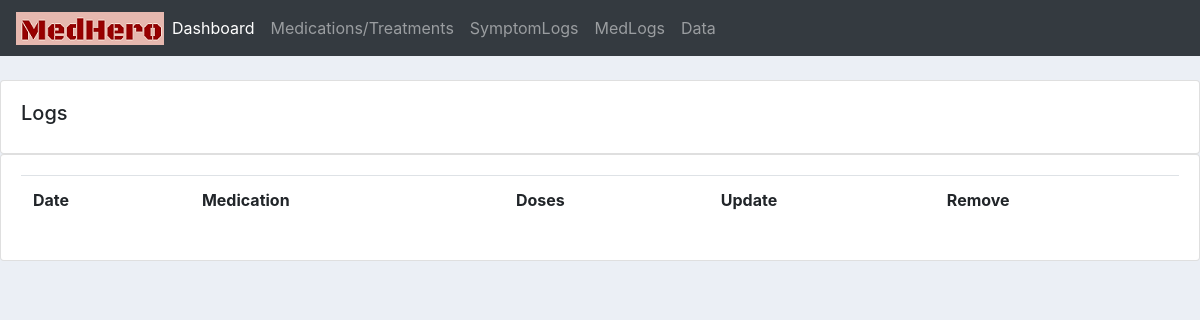
/medlogs/, run on an earlier commit of the app's database.
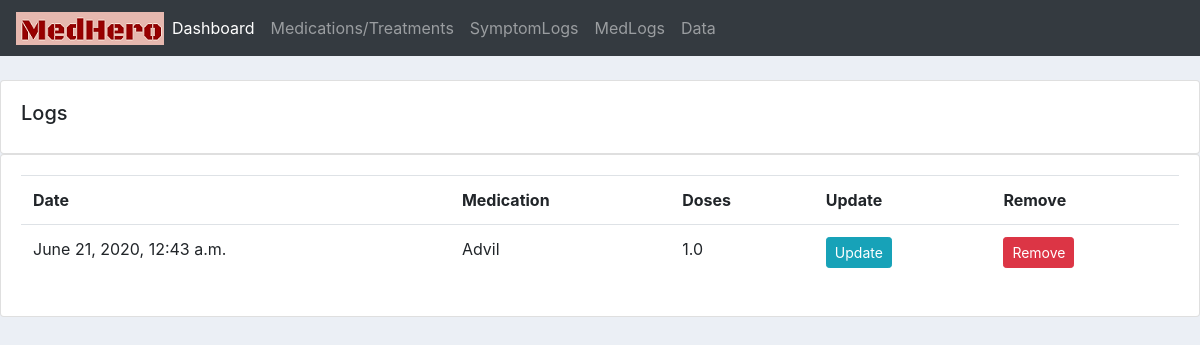
And on a later commit of the database.
### users/models.py (models this page shows, shortened)
class MedLog(models.Model):
    customer = models.ForeignKey(Customer, null = True, on_delete=models.SET_NULL)
    medication = models.ForeignKey(Medication, null = True, on_delete=models.SET_NULL)
    date_created = models.DateTimeField(auto_now_add=True, null=True)
    number_of_doses = models.FloatField(null=True)

class Medication(models.Model):
    name = models.CharField(max_length=200, null=True)
    treatment_for = models.CharField(max_length=200, null=True)
    side_effects = models.ManyToManyField(SideEffect)
    dosage = models.CharField(max_length=200, null=True)
    def __str__(self):
        return self.name

### users/views.py (the view)
# urls.py: path('medlogs/', views.medlogs, name="medlogs"),
def medlogs(request):
    logs = MedLog.objects.all() #change later
    return render(request, 'users/medlogs.html',{'logs':logs})

### users/templates/users/medlogs.html
{% extends 'users/main.html' %}
{% block content %}
<br>
		<div class="row">
			<div class="col-md">
				<div class="card card-body">
					<h5>Logs</h5>
				</div>
				<div class="card card-body">
					<table class="table">
						<tr>
							<th>Date</th>
							<th>Medication</th>
							<th>Doses</th>
							<th>Update</th>
							<th>Remove</th>
						</tr>
						{% for medlog in logs%}
						<tr>
							<td>{{medlog.date_created}}</td>
							<td>{{medlog.medication}}</td>
							<td>{{medlog.number_of_doses}}</td>
							<td><a class = "btn btn-sm btn-info" href="{% url 'update_medlog' medlog.id %}">Update</a></td>
							<td><a class = "btn btn-sm btn-danger" href="{% url 'delete_medlog' medlog.id %}">Remove</a></td>
						</tr>
						{% endfor%}
					</table>
				</div>
			</div>
		</div>
{% endblock %}

What changed in the data, as far as the page shows it:
added MedLog: date_created "June 21, 2020, 12:43 a.m.", medication "Advil", number_of_doses "1.0"
